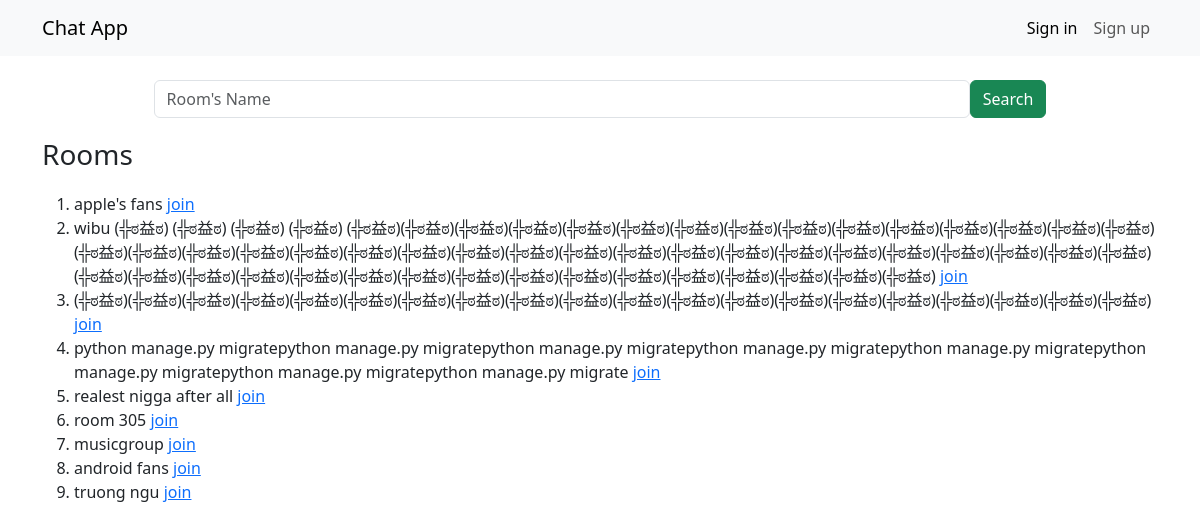
Before: /rooms with the older database file.
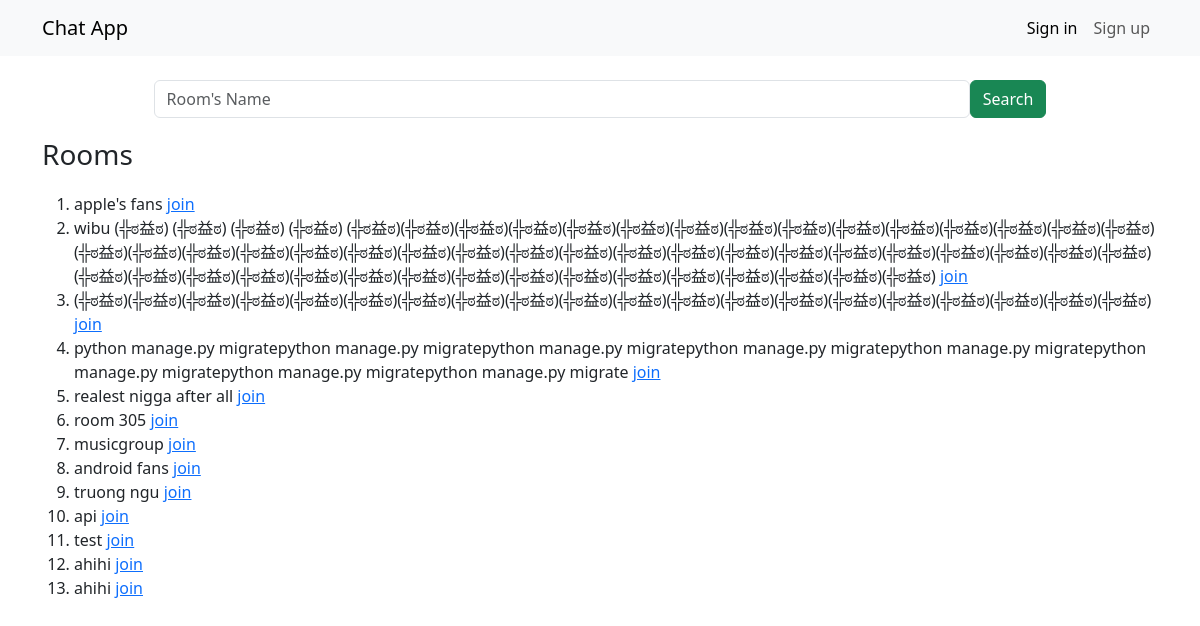
After: the same page with the newer database file.
### chat/models.py (models this page shows, shortened)
class Room(models.Model):
    members = models.ManyToManyField(get_user_model())
    name = models.CharField(max_length=30)

### chat/views.py (the view)
class ChatJoinView(ListView):
    model = Room
    template_name = "chat_join.html"
    context_object_name = "rooms"
    def get_context_data(self, **kwargs):
        context = super().get_context_data(**kwargs)
        query = self.request.GET.get('q', None)
        if (query):
            context['rooms'] = search_room(query)
        return context

### templates/chat_join.html (shortened to what this page needs)
{% extends 'base.html' %}
{% block content %}
<div class="container">
    <div class="chatJoinRoom">
        <form action="{% url 'chat_join' %}" class="d-flex searchForm">
            <input class="form-control" type="text" name="q" placeholder="Room's Name">
            <button class="btn btn-success" type="submit">Search</button>
        </form>
        <h3 class="roomLabelHeader">Rooms</h3>
        <div class="roomList">
            {% if rooms|length > 0 %}
            <ol>
                {% for room in rooms %}
                <li>{{room.name}}
                    <a href="{% url 'chat_room' room.pk %}">join</a>
                </li>
                {% endfor %}
            </ol>
            {% else %}
            <p>Not found</p>
            {% endif %}
        </div>
    </div>
</div>
{% endblock %}

### templates/base.html (shortened to what this page needs)
{% load static %}
<!DOCTYPE html>
<html lang="en">
<head>
    <link href="https://cdn.jsdelivr.net/npm/bootstrap@5.3.0-alpha1/dist/css/bootstrap.min.css" rel="stylesheet"
>
    <link rel="stylesheet" href="{% static 'css/base.css' %}">
</head>
<body>
    <nav class="navbar navbar-expand-lg bg-body-tertiary">
        <div class="container">
            <a class="navbar-brand" href="{% url 'home' %}">Chat App</a>
            <div class="collapse navbar-collapse" id="navbarScroll">
                {% if user.is_authenticated %}
                <ul class="navbar-nav me-auto mb-2 mb-lg-0 navbar-nav-scroll">
                    <div class="dropdown">
                        <a href="#" class="nav-link active dropdown-toggle" data-bs-toggle="dropdown"
                            aria-expanded="false">
                            Create Room
                        </a>
                        <div class="dropdown-menu createRoomDropDown">
                            <form class="createRoomForm" action="{% url 'chat_create' %}" method="post">
                                {% csrf_token %}
                                <input type="text" class="form-control" name="room-name" placeholder="Room's Name">
                            </form>
                        </div>
                    </div>
                    <li class="nav-item">
                        <a href="{% url 'chat_join' %}" class="nav-link active">Join Room</a>
                    </li>
                </ul>
                <div class="collapse navbar-collapse" id="navbarScroll">
                    <ul class="navbar-nav ms-auto navbar-nav-scroll">
                        <li class="nav-item active">
                            <a href="#" class="nav-link active text-one-line">{% block room_name %}{% endblock %}</a>
                        </li>
                        <li class="nav-item active">
                            <a href="#" class="nav-link active text-one-line">{% block member_count %}{% endblock %}</a>
                        </li>
                        <li class="dropdown">
                            <a href="#" class="nav-link dropdown-toggle" data-bs-toggle="dropdown"
                                aria-expanded="false">
                                <img class="user-avatar" src="{{user.avatar}}" alt="{{user.username}}">
                            </a>
                            <div class="dropdown-menu">
                                <a class="dropdown-item" href="{% url 'logout' %}">Logout</a>
                            </div>
                        </li>
                    </ul>
                </div>
                {% else %}
                <ul class="navbar-nav ms-auto mb-2 mb-lg-0 navbar-nav-scroll">
                    <li class="nav-item">
                        <a href="{% url 'login' %}" class="nav-link active">Sign in</a>
                    </li>
                    <li class="nav-item">
                        <a href="{% url 'signup' %}" class="nav-link">Sign up</a>
                    </li>
                </ul>
                {% endif %}
            </div>
        </div>
    </nav>
    {% block content%}{% endblock %}
</body>
</html>

### static/css/base.css (style rules this page uses)
body { overflow: hidden; }
.chatJoinRoom { margin-top: 24px; max-height: 100vh; }
.searchForm { margin: 0 10%; }
.roomLabelHeader { margin: 20px 0; }
.roomList { height: 70vh; overflow-y: scroll }

Changed rows visible on the page:
added Room: name "api"
added Room: name "test"
added Room: name "ahihi"
added Room: name "ahihi"
